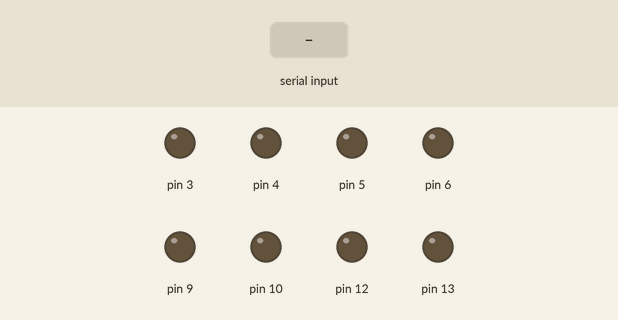
Simulated run of this sketch. Board: Arduino Uno, built with avr-gcc and run on an emulated ATmega328P. Shown: output pins drawn as LEDs (lit = HIGH). The test bench sets the inputs (shaded band).

Above: at 1.2 s.
1.3 s: "f" received over Serial
At 1.6 s:
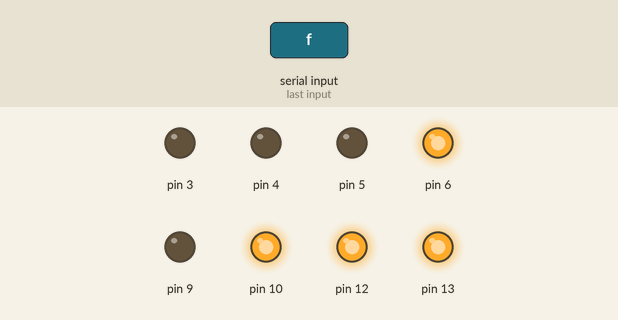
2.8 s: "b" received over Serial
At 4.0 s:
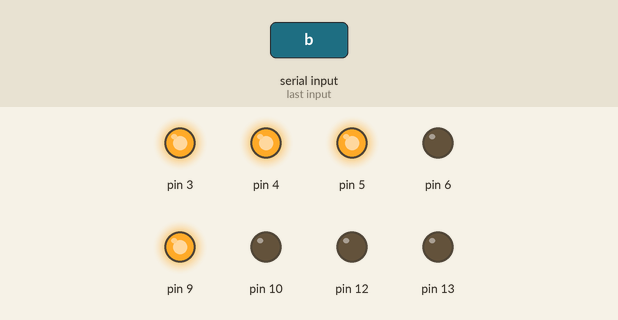
4.3 s: "l" received over Serial
At 5.1 s:
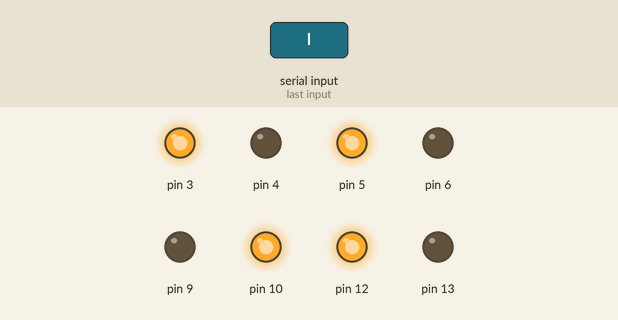
5.8 s: "r" received over Serial
At 6.3 s:
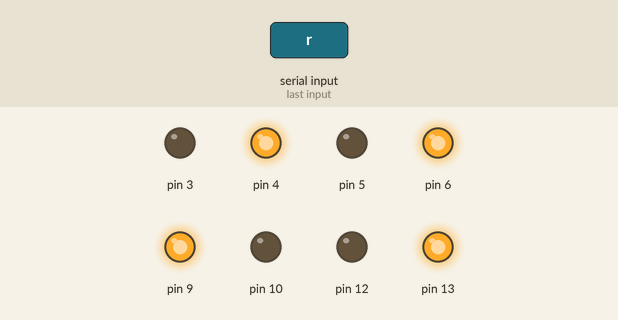
Timing chart, 0 to 8.3 s (numbered marks = the images above; inputs shaded):
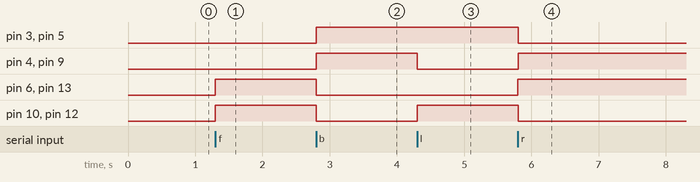

Measured:
- after the input at 1.3 s, pin 6, pin 10, pin 12, pin 13: LOW → HIGH at once
- after the input at 2.8 s, pin 3–5, pin 9: LOW → HIGH at once; pin 6, pin 10, pin 12, pin 13: HIGH → LOW at once
- after the input at 4.3 s, pin 4, pin 9: HIGH → LOW at once; pin 10, pin 12: LOW → HIGH at once
- after the input at 5.8 s, pin 3, pin 5, pin 10, pin 12: HIGH → LOW at once; pin 4, pin 6, pin 9, pin 13: LOW → HIGH at once

The sketch:

led_car.ino
```cpp
void setup()
{
  pinMode(5, OUTPUT);
  pinMode(6, OUTPUT);
  pinMode(9, OUTPUT);
  pinMode(10, OUTPUT);
  pinMode(13,OUTPUT);
  pinMode(12,OUTPUT);
  pinMode(3,OUTPUT);
  pinMode(4,OUTPUT);
  Serial.begin(9600);
}
int income = 0;
void loop()
{
   if (Serial.available()>0)
    {
      income=Serial.read();
      switch(income){
      case 'f':
        forward();
        break;
        case 'b':
          backward();
        break;
        case 'l':
         left();
        break;
        case'r':
        right();
        break;
       default:
        break;
      }
    }
}

void forward()
{
  digitalWrite(6,HIGH);
  digitalWrite(5,LOW);
  digitalWrite(10,HIGH);
  digitalWrite(9,LOW);
  digitalWrite(13,HIGH);
  digitalWrite(12,HIGH);
  digitalWrite(4,LOW);
  digitalWrite(3,LOW);

}
void backward()
{
  digitalWrite(5,HIGH);
  digitalWrite(6,LOW);
  digitalWrite(9,HIGH);
  digitalWrite(10,LOW);
  digitalWrite(4,HIGH);
  digitalWrite(3,HIGH);
  digitalWrite(13,LOW);
  digitalWrite(12,LOW);
}
void left()
{
  digitalWrite(5,HIGH);
  digitalWrite(6,LOW);
  digitalWrite(10,HIGH);
  digitalWrite(9,LOW);
  digitalWrite(3,HIGH);
  digitalWrite(12,HIGH);
  digitalWrite(4,LOW);
  digitalWrite(13,LOW);
}

void right()
{
  digitalWrite(6,HIGH);
  digitalWrite(5,LOW);
  digitalWrite(9,HIGH);
  digitalWrite(10,LOW);
  digitalWrite(4,HIGH);
  digitalWrite(13,HIGH);
  digitalWrite(3,LOW);
  digitalWrite(12,LOW);
}
```
